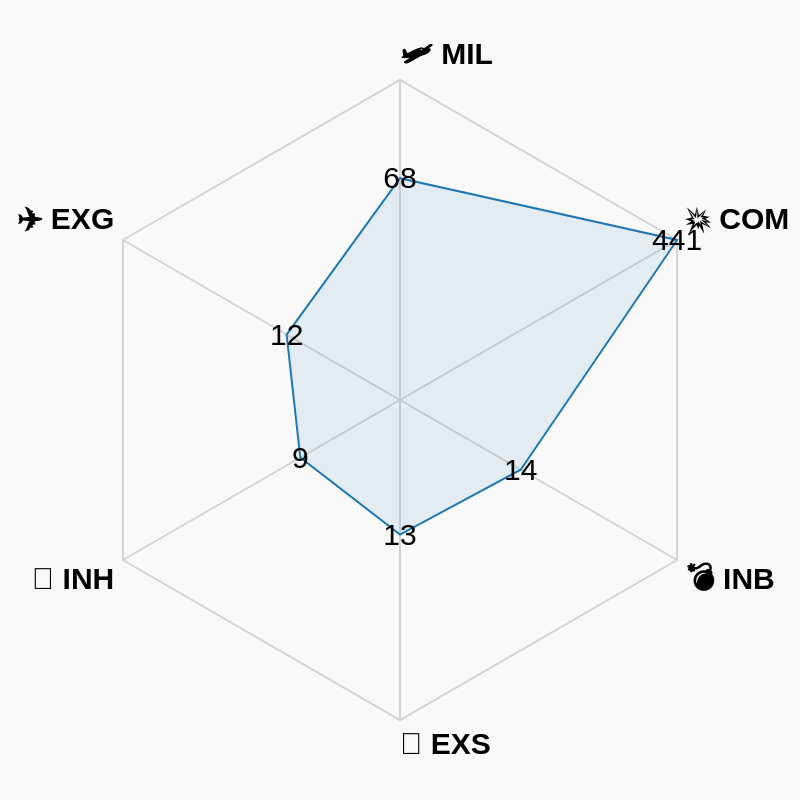

Here is the Vega-Lite specification saved for this chart:
### Vega specification from a JSON file in a GitHub repository (floating-point values rounded to 4 significant figures)
{"$schema": "https://vega.github.io/schema/vega/v5.json", "description": "A radar chart example, showing multiple dimensions in a radial layout.", "width": 400, "height": 400, "background": "#f9f9f9", "padding": 40, "autosize": {"type": "none", "contains": "padding"}, "signals": [{"name": "radius", "update": "width / 2"}], "data": [{"name": "table", "values": [{"key": "✈️ EXG", "value": 12, "description": "Attacked using ground-based weapons", "category": 0, "log_value": 1.08}, {"key": "🛩️ MIL", "value": 68, "description": "Military (accident/incident)", "category": 0, "log_value": 1.83}, {"key": "💥 COM", "value": 441, "description": "Commercial (accident/incident)", "category": 0, "log_value": 2.64}, {"key": "💣 INB", "value": 14, "description": "Bombing", "category": 0, "log_value": 1.15}, {"key": "🛬 EXS", "value": 13, "description": "Attacked by other aircraft", "category": 0, "log_value": 1.11}, {"key": "🛫 INH", "value": 9, "description": "Hijacking", "category": 0, "log_value": 0.95}]}, {"name": "keys", "source": "table", "transform": [{"type": "aggregate", "groupby": ["key"]}]}], "scales": [{"name": "angular", "type": "point", "range": {"signal": "[-PI, PI]"}, "padding": 0.5, "domain": {"data": "table", "field": "key"}}, {"name": "radial", "type": "linear", "range": {"signal": "[0, radius]"}, "zero": true, "nice": false, "domain": {"data": "table", "field": "log_value"}, "domainMin": 0}, {"name": "color", "type": "ordinal", "domain": {"data": "table", "field": "category"}, "range": {"scheme": "category10"}}], "encode": {"enter": {"x": {"signal": "radius"}, "y": {"signal": "radius"}}}, "marks": [{"type": "group", "name": "categories", "zindex": 1, "from": {"facet": {"data": "table", "name": "facet", "groupby": ["category"]}}, "marks": [{"type": "line", "name": "category-line", "from": {"data": "facet"}, "encode": {"enter": {"interpolate": {"value": "linear-closed"}, "x": {"signal": "scale('radial', datum.log_value) * cos(scale('angular', datum.key))"}, "y": {"signal": "scale('radial', datum.log_value) * sin(scale('angular', datum.key))"}, "stroke": {"scale": "color", "field": "category"}, "strokeWidth": {"value": 1}, "fill": {"scale": "color", "field": "category"}, "fillOpacity": {"value": 0.1}}}}, {"type": "text", "name": "value-text", "from": {"data": "category-line"}, "encode": {"enter": {"x": {"signal": "datum.x"}, "y": {"signal": "datum.y"}, "text": {"signal": "datum.datum.value"}, "align": {"value": "center"}, "baseline": {"value": "middle"}, "fill": {"value": "black"}, "fontSize": {"value": 15}}}}]}, {"type": "rule", "name": "radial-grid", "from": {"data": "keys"}, "zindex": 0, "encode": {"enter": {"x": {"value": 0}, "y": {"value": 0}, "x2": {"signal": "radius * cos(scale('angular', datum.key))"}, "y2": {"signal": "radius * sin(scale('angular', datum.key))"}, "stroke": {"value": "lightgray"}, "strokeWidth": {"value": 1}}}}, {"type": "text", "name": "key-label", "from": {"data": "keys"}, "zindex": 1, "encode": {"enter": {"x": {"signal": "(radius + 5) * cos(scale('angular', datum.key))"}, "y": {"signal": "(radius + 5) * sin(scale('angular', datum.key))"}, "text": {"field": "key"}, "align": [{"test": "abs(scale('angular', datum.key)) > PI / 2", "value": "right"}, {"value": "left"}], "baseline": [{"test": "scale('angular', datum.key) > 0", "value": "top"}, {"test": "scale('angular', datum.key) == 0", "value": "middle"}, {"value": "bottom"}], "fill": {"value": "black"}, "fontWeight": {"value": "bold"}, "fontSize": {"value": 15}}}}, {"type": "line", "name": "outer-line", "from": {"data": "radial-grid"}, "encode": {"enter": {"interpolate": {"value": "linear-closed"}, "x": {"field": "x2"}, "y": {"field": "y2"}, "stroke": {"value": "lightgray"}, "strokeWidth": {"value": 1}}}}], "config": {}}
